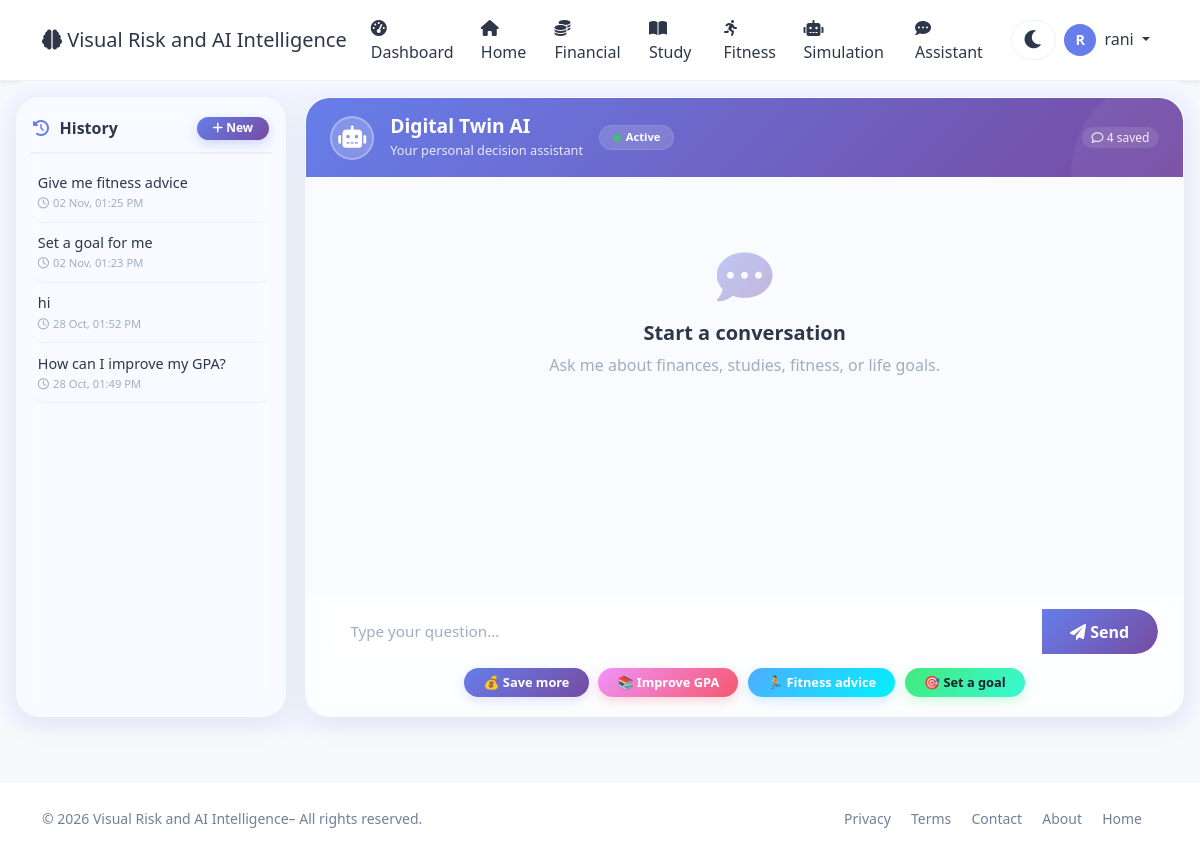
/user/assistant (signed in), run on the app's committed database.
### app.py (models this page shows, shortened)
class User(UserMixin, db.Model):
    id = db.Column(db.Integer, primary_key=True)
    username = db.Column(db.String(80), unique=True, nullable=False)
    email = db.Column(db.String(120), unique=True, nullable=False)
    password_hash = db.Column(db.String(200), nullable=False)
    age = db.Column(db.Integer, default=25)
    occupation = db.Column(db.String(100), default='Student')
    monthly_income = db.Column(db.Float, default=50000)
    monthly_expenses = db.Column(db.Float, default=35000)
    savings = db.Column(db.Float, default=100000)
    study_hours_per_week = db.Column(db.Float, default=20)
    fitness_hours_per_week = db.Column(db.Float, default=5)
    sleep_hours_per_day = db.Column(db.Float, default=7)
    created_at = db.Column(db.DateTime, default=datetime.utcnow)
    is_admin = db.Column(db.Boolean, default=False)
    transactions = db.relationship('Transaction', backref='user', lazy=True)
    study_logs = db.relationship('StudyLog', backref='user', lazy=True)
    fitness_logs = db.relationship('FitnessLog', backref='user', lazy=True)
    goals = db.relationship('Goal', backref='user', lazy=True)

class ChatMessage(db.Model):
    id = db.Column(db.Integer, primary_key=True)
    user_id = db.Column(db.Integer, db.ForeignKey('user.id'), nullable=False)
    question = db.Column(db.Text, nullable=False)
    response = db.Column(db.Text, nullable=False)
    timestamp = db.Column(db.DateTime, default=datetime.utcnow)
    user = db.relationship('User', backref='chat_messages')

### app.py (the view, shortened to what this page needs)
@app.route('/user/assistant', methods=['GET', 'POST'])
@login_required
def user_assistant():
    if request.args.get('new'):
        session.pop('last_query', None)
        session.pop('last_response', None)
        session['hide_messages'] = True
        return redirect(url_for('user_assistant'))
    load_id = request.args.get('load')
    last_query = session.get('last_query')
    last_response = session.get('last_response')
    hide_messages = session.get('hide_messages', False)
    all_messages = ChatMessage.query.filter_by(user_id=current_user.id).order_by(ChatMessage.timestamp.desc()).all()
    return render_template('user/assistant.html',
                           user=current_user,
                           last_query=last_query,
                           last_response=last_response,
                           all_messages=all_messages,
                           hide_messages=hide_messages)

### app.py (called while the page is built)
@app.context_processor
def utility_processor():
    return dict(datetime=datetime)

@login_manager.user_loader
def load_user(user_id):
    return User.query.get(int(user_id))

### templates/user/assistant.html (shortened to what this page needs)
{% extends "base.html" %}
{% block content %}
<div class="assistant-wrapper">
    <div class="assistant-container">
        <div class="history-sidebar">
            <h6>
                <span><i class="fas fa-history"></i> History</span>
                <a href="{{ url_for('user_assistant', new=1) }}" class="btn-new-chat">
                    <i class="fas fa-plus"></i> New
                </a>
            </h6>
            {% if all_messages %}
                {% for msg in all_messages %}
                <div class="history-item"
                     onclick="location.href='{{ url_for('user_assistant', load=msg.id) }}'">
                    <div class="question">{{ msg.question }}</div>
                    <div class="timestamp">
                        <i class="far fa-clock me-1"></i>{{ msg.timestamp.strftime('%d %b, %I:%M %p') }}
                    </div>
                </div>
                {% endfor %}
            {% else %}
                <div class="text-muted text-center py-3" style="font-size:0.85rem;">
                    <i class="fas fa-inbox fa-2x d-block mb-2 opacity-25"></i>
                    No conversations yet.<br>Start chatting!
                </div>
            {% endif %}
        </div>
        <div class="chat-area" id="chatArea">
            <div class="chat-header">
                <div class="avatar"><i class="fas fa-robot"></i></div>
                <div class="info">
                    <h5>Digital Twin AI</h5>
                    <small>Your personal decision assistant</small>
                </div>
                <div class="badge-status">
                    <i class="fas fa-circle"></i> Active
                </div>
                <div class="chat-stats">
                    <span><i class="far fa-comment"></i> {{ all_messages|length }} saved</span>
                </div>
            </div>
            <div class="chat-body" id="chatBody">
                {% if hide_messages or not last_query %}
                    <div class="empty-state" id="emptyState">
                        <i class="fas fa-comment-dots"></i>
                        <h5 class="fw-bold">Start a conversation</h5>
                        <p>Ask me about finances, studies, fitness, or life goals.</p>
                    </div>
                {% endif %}
            </div>
            <div class="chat-input">
                <form method="POST" id="chatForm" autocomplete="off">
                    <div class="input-group">
                        <input type="text" name="query" id="queryInput" class="form-control"
                               placeholder="Type your question..." maxlength="1000" required>
                        <button type="submit" class="btn-send" id="sendBtn">
                            <i class="fas fa-paper-plane"></i> Send
                        </button>
                    </div>
                </form>
                <div class="quick-actions">
                    <span class="btn-outline" onclick="fillAndSubmit('How can I save more money?')">💰 Save more</span>
                    <span class="btn-outline" onclick="fillAndSubmit('How can I improve my GPA?')">📚 Improve GPA</span>
                    <span class="btn-outline" onclick="fillAndSubmit('Give me fitness advice')">🏃 Fitness advice</span>
                    <span class="btn-outline" onclick="fillAndSubmit('Set a goal for me')">🎯 Set a goal</span>
                </div>
            </div>
        </div>
    </div>
</div>
{% endblock %}

### templates/base.html (shortened to what this page needs)
<!DOCTYPE html>
<html lang="en" data-theme="light">
<head>
    <link href="https://cdn.jsdelivr.net/npm/bootstrap@5.3.0/dist/css/bootstrap.min.css" rel="stylesheet">
    <link rel="stylesheet" href="https://cdnjs.cloudflare.com/ajax/libs/font-awesome/6.0.0/css/all.min.css">
</head>
<body>
    <nav class="navbar navbar-expand-lg navbar-light bg-white shadow-sm">
        <div class="container">
            <a class="navbar-brand" href="{{ url_for('index') }}">
                <i class="fas fa-brain"></i> Visual Risk and AI Intelligence
            </a>
            <div class="collapse navbar-collapse" id="navbarNav">
                <ul class="navbar-nav ms-auto align-items-lg-center">
                    {% if current_user.is_authenticated %}
                        <li class="nav-item">
                            <a class="nav-link" href="{{ url_for('admin_profile') }}">
                                <i class="fas fa-tachometer-alt me-1"></i>Dashboard
                            </a>
                        </li>
                    <li class="nav-item">
                            <a class="nav-link" href="{{ url_for('index') }}">
                                <i class="fas fa-home"></i>Home
                            </a>
                        </li>
                        <li class="nav-item">
                            <a class="nav-link" href="{{ url_for('user_financial') }}">
                                <i class="fas fa-coins me-1"></i>Financial
                            </a>
                        </li>
                        <li class="nav-item">
                            <a class="nav-link" href="{{ url_for('user_study') }}">
                                <i class="fas fa-book-open me-1"></i>Study
                            </a>
                        </li>
                        <li class="nav-item">
                            <a class="nav-link" href="{{ url_for('user_fitness') }}">
                                <i class="fas fa-running me-1"></i>Fitness
                            </a>
                        </li>
                        <li class="nav-item">
                            <a class="nav-link" href="{{ url_for('user_simulation') }}">
                                <i class="fas fa-robot me-1"></i>Simulation
                            </a>
                        </li>
                        <li class="nav-item">
                            <a class="nav-link" href="{{ url_for('user_assistant') }}">
                                <i class="fas fa-comment-dots me-1"></i>Assistant
                            </a>
                        </li>
                        <li class="nav-item">
                            <button class="theme-toggle" id="themeToggle" aria-label="Toggle theme">
                                <i class="fas fa-moon"></i>
                            </button>
                        </li>
                        <li class="nav-item dropdown">
                            <a class="nav-link dropdown-toggle" href="#" id="userDropdown" role="button" data-bs-toggle="dropdown">
                                <span class="user-avatar">{{ current_user.username[0]|upper }}</span>
                                <span class="ms-1">{{ current_user.username }}</span>
                            </a>
                        </li>
                    {% endif %}
                </ul>
            </div>
        </div>
    </nav>
    {% block content %}{% endblock %}
    <footer class="mt-5 py-4 bg-light border-top">
        <div class="container">
            <div class="row align-items-center">
                <div class="col-md-6 text-center text-md-start">
                    <span class="text-muted small">© 2026 Visual Risk and AI Intelligence– All rights reserved.</span>
                </div>
                <div class="col-md-6 text-center text-md-end">
                    <a href="{{ url_for('privacy') }}" class="text-muted text-decoration-none me-3 small">Privacy</a>
                    <a href="{{ url_for('terms') }}" class="text-muted text-decoration-none me-3 small">Terms</a>
                    <a href="{{ url_for('contact') }}" class="text-muted text-decoration-none me-3 small">Contact</a>
                    <a href="{{ url_for('about') }}" class="text-muted text-decoration-none me-3 small">About</a>
                    <a href="{{ url_for('index') }}" class="text-muted text-decoration-none me-3 small">Home</a>
                </div>
            </div>
        </div>
    </footer>
</body>
</html>

### templates/base.html (style rules this page uses)
:root { --bg-body: #f8f9fa; --bg-navbar: #ffffff; --bg-card: #ffffff; --text-primary: #2d3748; --text-muted: #718096; --border-color: #edf2f7; --shadow: 0 4px 20px rgba(0,0,0,0.06); --glass-bg: rgba(255,255,255,0.6); --glass-border: rgba(255,255,255,0.25); --accent: #667eea; --accent-gradient: linear-gradient(135deg, #667eea, #764ba2); --bg-input: #ffffff; --bg-light: #f7fafc; --bg-wrapper: #f0f4ff; --bg-hero: linear-gradient(135deg, #667eea 0%, #764ba2 100%); --dropdown-bg: #ffffff; --dropdown-text: #2d3748; --btn-bg: #667eea; --btn-hover: #5a6fd6; --badge-bg: #edf2f7; --badge-text: #4a5568; --progress-bg: #edf2f7; --progress-fill: linear-gradient(90deg, #667eea, #764ba2); }
body { background: var(--bg-body) !important; color: var(--text-primary) !important; font-family: 'Segoe UI', Tahoma, Geneva, Verdana, sans-serif; transition: background 0.3s, color 0.3s; }
.navbar { background: var(--bg-navbar) !important; border-bottom: 1px solid var(--border-color); }
.navbar-brand, .nav-link { color: var(--text-primary) !important; }
.bg-light, .bg-white { background: var(--bg-card) !important; }
.text-muted { color: var(--text-muted) !important; }
.form-control, .form-select { background: var(--bg-input) !important; color: var(--text-primary) !important; border-color: var(--border-color) !important; }
.dashboard-wrapper, .finance-wrapper, .study-wrapper, .fitness-wrapper, .assistant-wrapper, .sim-wrapper, .users-wrapper, .detail-wrapper, .about-wrapper, .privacy-wrapper, .terms-wrapper, .contact-wrapper { background: var(--bg-wrapper) !important; }
.border-top, .border-bottom { border-color: var(--border-color) !important; }
.theme-toggle { background: transparent; border: none; font-size: 1.3rem; color: var(--text-primary); cursor: pointer; transition: transform 0.3s; padding: 0.2rem 0.7rem; border-radius: 30px; background: var(--bg-input); margin-left: 0.5rem; border: 1px solid var(--border-color); }
.user-avatar { width: 32px; height: 32px; border-radius: 50%; background: var(--accent); color: white; display: inline-flex; align-items: center; justify-content: center; font-weight: 600; font-size: 0.9rem; }

### data on the page
User: username "R", username "rani"
ChatMessage: question "Give me fitness advice", timestamp "02 Nov, 01:25 PM"
ChatMessage: question "Set a goal for me", timestamp "02 Nov, 01:23 PM"
ChatMessage: question "hi", timestamp "28 Oct, 01:52 PM"
ChatMessage: question "How can I improve my GPA?", timestamp "28 Oct, 01:49 PM"

### other printed values
{{ all_messages|length }} "4"
